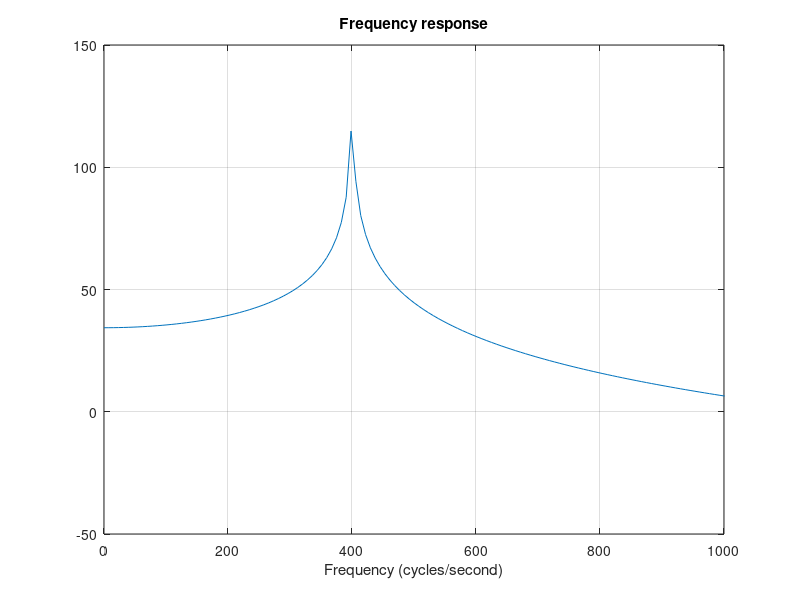

The MATLAB source for this figure:
%% makefilter_03.m 
% Filter twice for gradual rise time

%%

clc
clear

%% Difference equation
% y(n) = b0 x(n) - a1 y(n-1) - a2 y(n-2)

Fs = 8000;          % sampling frequency (sample/second)
F1 = 400; % frequency (cycles/second)

f1 = F1/Fs          % normalized fequenccy (cycles/sample)
om1 = 2*pi * f1;    % normalized fequenccy (radians/sample)

Ta1 = 0.5; % duration (seconds) [time till 1% amplitude]
Ta2 = 0.8
r1 = 0.01^(1/(Ta1*Fs))
r2 = 0.01^(1/(Ta2*Fs))
peak = log((1-r1)/(1-r2))/log(r2/r1)/8000
a11 = [1 -2*r1*cos(om1) r1^2]  % recursive part
a22 = [1 -2*r2*cos(om1) r2^2]
 a = [1 1.89995 0.9]
b = 1;              % non-recursive part
% change b, just change b0, twice the impulse response?

%% Impulse response
% Note that the amplitude profile has the form E(n) = n r^n.

N = Fs;
n = 0:N;

imp = [2 zeros(1, N)];
h = filter(b, a, imp);

figure(1)
clf
plot(n/Fs, h)
title('Impulse response');
xlabel('Time (sec)')
zoom xon

%% Listen

soundsc(h, Fs)

%% Twice the filter

% a2 = conv(a, a)
a2 = conv(a11, a22)
b2 = 0.5;

h2 = filter(b2, a2, imp);

plot(n/Fs, h2)
title('Impulse response');
xlabel('Time (sec)')

% What is the peak amplitude in terms of f1 and r?


%% Listen

soundsc(h2, Fs)

%% Pole-zero plot
% Note that the poles double poles

zplane(b2, a2)
title('Pole-zero Plot')

%% Frequency response
% The frequency response has a peak at f1

[H2, om] = freqz(b2, a2);
f = om / (2*pi) * Fs;
plot(f, abs(H2))
title('Frequency response')
xlabel('Frequency (cycles/second)')
xlim([0 1000])
grid


%%

H2dB = 20*log10(abs(H2));

plot(f, H2dB)
title('Frequency response')
xlabel('Frequency (cycles/second)')
xlim([0 1000])
grid








